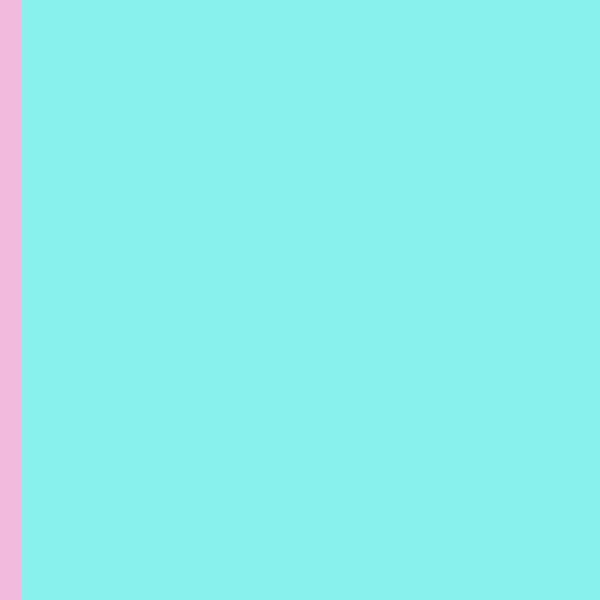
Frame 1 (no input)
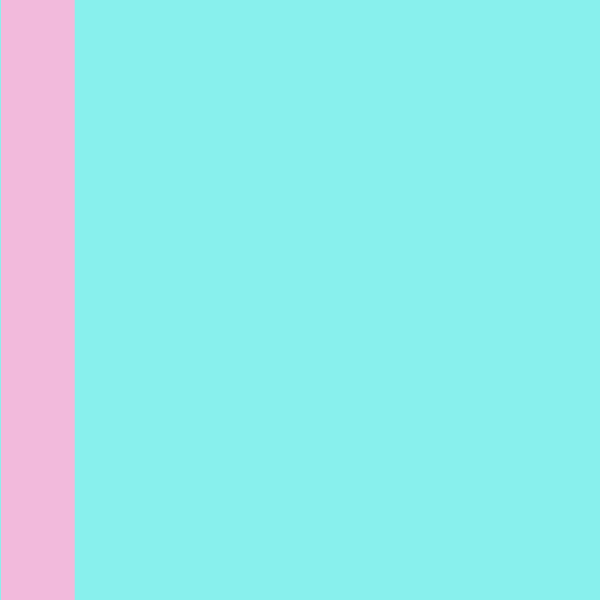
Frame 60 (the mouse pressed at the canvas centre just before this capture)
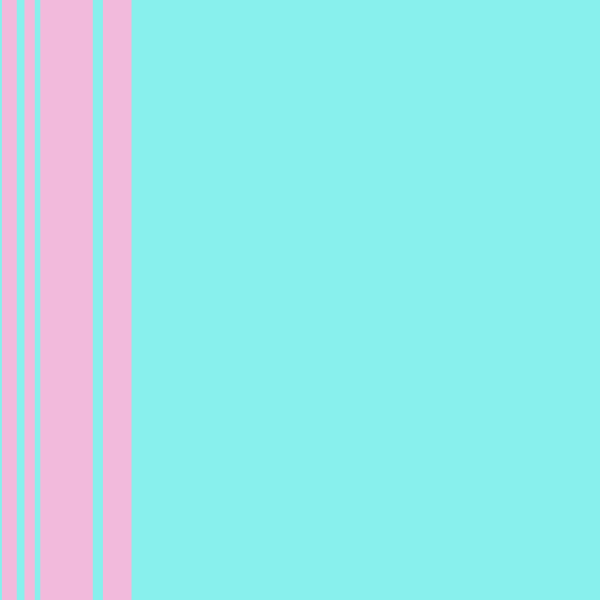
Frame 120 (the mouse held since frame 60 and released just before this capture)

The Processing sketch that drew these frames (run headless with seeded random() and noise(); from frame 60 on, the mouse is pressed at the canvas centre):

// Processing sketch: processing_23487
// ── processing_23487.pde

// An array of stripes
Stripe[] stripes = new Stripe[10];

void setup() {
  size(600,600);
  // Initialize all " stripes "
  for (int i = 0; i < stripes.length; i++ ) {
    stripes[i] = new Stripe();
  }
}
void draw() {
  background(136,240,237);
  // Move and display all " stripes "
  for (int i = 0; i < stripes.length; i++ ) {
    // Check if mouse is over the Stripe
    stripes[i].rollover(mouseX,mouseY);
    stripes[i].move();
    stripes[i].display();
  }
}
class Stripe {
  float x; // horizontal location of stripe
  float speed; // speed of stripe
  float w; // width of stripe
  boolean mouse; // state of stripe 
Stripe() {
  x = 0; // All stripes start at 0
  speed = random(1); // All stripes have a random positive speed
  w = random(10,30);
  mouse = false;
}
// Draw stripe
void display() {
  if (mouse) {
    fill(240,210,136);  //stripes color
  } else {
    fill(242,186,220);  //stripes color when the mouse touch
  }
  noStroke();
  rect(x,0,w,height);
}
// Move stripe
void move() {
  x += speed;
  if (x > width+10) x = -10;
}

// Check if point is inside of Stripe
void rollover(int mx, int my) {
  // Left edge is x, Right edge is x + w
  if (mx > x && mx < x + w) {
    mouse = true;
   } else {
     mouse = false;
    }
  }
}
